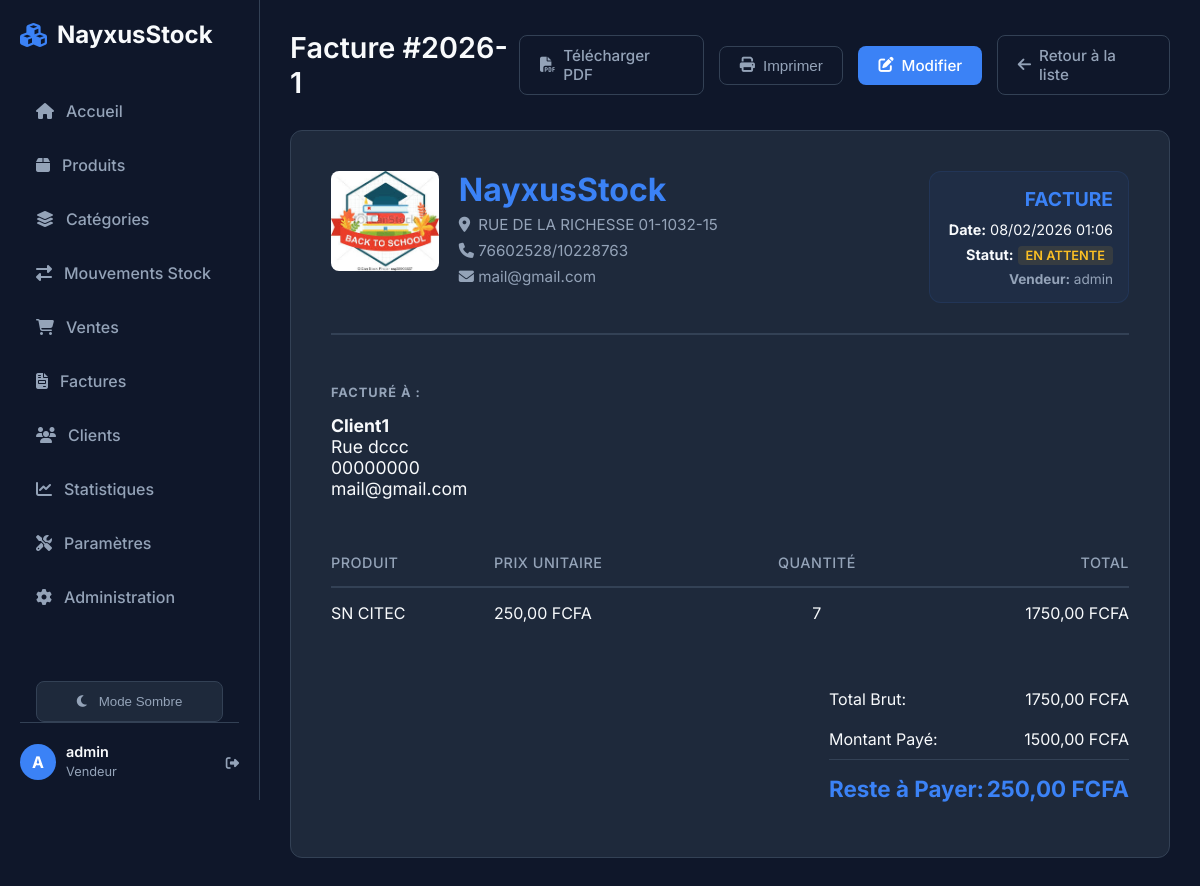
Page /sales/factures/1/ (signed in) on the committed database.
### core/models.py (models this page shows, shortened)
class StoreSettings(models.Model):
    name = models.CharField(max_length=100, default="NayxusStock", verbose_name="Nom du magasin")
    address = models.TextField(blank=True, null=True, verbose_name="Adresse")
    phone = models.CharField(max_length=50, blank=True, null=True, verbose_name="Téléphone")
    email = models.EmailField(blank=True, null=True, verbose_name="Email")
    logo = models.ImageField(upload_to='logo/', blank=True, null=True, verbose_name="Logo")
    class Meta:
        verbose_name = "Paramètres du magasin"
        verbose_name_plural = "Paramètres du magasin"
    @classmethod
    def get_settings(cls):
        obj, created = cls.objects.get_or_create(id=1)
        return obj

### users/models.py (models this page shows, shortened)
class User(AbstractUser):
    class Role(models.TextChoices):
        ADMIN = "ADMIN", "Administrateur"
        SELLER = "SELLER", "Vendeur"
    role = models.CharField(max_length=50, choices=Role.choices, default=Role.SELLER)
    phone = models.CharField(max_length=20, blank=True, null=True)

### sales/models.py (models this page shows, shortened)
class Invoice(models.Model):
    class Status(models.TextChoices):
        PAID = "PAID", "Payée"
        UNPAID = "UNPAID", "Impayée"
        PARTIAL = "PARTIAL", "Partiellement payée"
    number = models.CharField(max_length=50, unique=True, editable=False, verbose_name="Numéro de facture")
    customer = models.ForeignKey(Customer, on_delete=models.SET_NULL, null=True, verbose_name="Client")
    date = models.DateTimeField(auto_now_add=True, verbose_name="Date")
    status = models.CharField(max_length=20, choices=Status.choices, default=Status.UNPAID, verbose_name="Statut")
    total_amount = models.DecimalField(max_digits=12, decimal_places=2, default=0, verbose_name="Montant total")
    paid_amount = models.DecimalField(max_digits=12, decimal_places=2, default=0, verbose_name="Montant payé")
    user = models.ForeignKey(settings.AUTH_USER_MODEL, on_delete=models.SET_NULL, null=True, verbose_name="Vendeur")
    class Meta:
        verbose_name = "Facture"
        verbose_name_plural = "Factures"
    @property
    def is_paid(self):
        return self.status == self.Status.PAID
    @property
    def remaining_amount(self):
        return self.total_amount - self.paid_amount

class Customer(models.Model):
    name = models.CharField(max_length=200, verbose_name="Nom")
    email = models.EmailField(blank=True, null=True, verbose_name="Email")
    phone = models.CharField(max_length=20, blank=True, null=True, verbose_name="Téléphone")
    address = models.TextField(blank=True, null=True, verbose_name="Adresse")
    created_at = models.DateTimeField(auto_now_add=True, verbose_name="Date de création")
    class Meta:
        verbose_name = "Client"
        verbose_name_plural = "Clients"

class InvoiceItem(models.Model):
    invoice = models.ForeignKey(Invoice, on_delete=models.CASCADE, related_name='items')
    product = models.ForeignKey(Product, on_delete=models.SET_NULL, null=True, verbose_name="Produit")
    quantity = models.IntegerField(verbose_name="Quantité")
    unit_price = models.DecimalField(max_digits=10, decimal_places=2, verbose_name="Prix unitaire")
    subtotal = models.DecimalField(max_digits=12, decimal_places=2, verbose_name="Sous-total")
    class Meta:
        verbose_name = "Ligne de facture"
        verbose_name_plural = "Lignes de facture"

### inventory/models.py (models this page shows, shortened)
class Product(models.Model):
    category = models.ForeignKey(Category, on_delete=models.RESTRICT, related_name='products', verbose_name="Catégorie")
    name = models.CharField(max_length=200, verbose_name="Nom")
    description = models.TextField(blank=True, null=True, verbose_name="Description")
    purchase_price = models.DecimalField(max_digits=10, decimal_places=2, verbose_name="Prix d'achat")
    selling_price = models.DecimalField(max_digits=10, decimal_places=2, verbose_name="Prix de vente")
    quantity = models.IntegerField(default=0, verbose_name="Quantité en stock")
    alert_threshold = models.IntegerField(default=10, verbose_name="Seuil d'alerte")
    image = models.ImageField(upload_to='products/', blank=True, null=True, verbose_name="Image")
    barcode = models.CharField(max_length=100, unique=True, blank=True, null=True, verbose_name="Code-barre")
    created_at = models.DateTimeField(auto_now_add=True)
    updated_at = models.DateTimeField(auto_now=True)
    class Meta:
        verbose_name = "Produit"
        verbose_name_plural = "Produits"

### sales/views.py (the view)
# urls.py: path('factures/<int:pk>/', InvoiceDetailView.as_view(), name='invoice_detail'),
class InvoiceDetailView(LoginRequiredMixin, DetailView):
    model = Invoice
    template_name = 'sales/invoice_detail.html'
    context_object_name = 'invoice'
    def get_queryset(self):
        return Invoice.objects.filter(user=self.request.user)

### sales/templates/sales/invoice_detail.html (shortened to what this page needs)
{% extends 'core/base.html' %}
{% block content %}
<div class="page-header">
    <div class="header-title">
        <h1 class="page-title">Facture #{{ invoice.number }}</h1>
    </div>
    <div class="header-actions">
        <a href="{% url 'invoice_pdf' invoice.pk %}" class="btn btn-outline">
            <i class="fas fa-file-pdf"></i> Télécharger PDF
        </a>
        <button class="btn btn-outline" onclick="window.print();">
            <i class="fas fa-print"></i> Imprimer
        </button>
        <a href="{% url 'invoice_edit' invoice.pk %}" class="btn btn-primary">
            <i class="fas fa-edit"></i> Modifier
        </a>
        <a href="{% url 'invoice_list' %}" class="btn btn-outline">
            <i class="fas fa-arrow-left"></i> Retour à la liste
        </a>
    </div>
</div>
<div class="invoice-container"
    style="background-color: var(--bg-secondary); padding: 40px; border-radius: 12px; border: 1px solid var(--border-color); color: var(--text-primary);">
    <div
        style="display: flex; justify-content: space-between; margin-bottom: 50px; border-bottom: 2px solid var(--border-color); padding-bottom: 30px;">
        <div style="display: flex; align-items: flex-start; gap: 20px; max-width: 60%;">
            {% if store.logo %}
                <img src="{{ store.logo.url }}" alt="Logo" style="max-height: 100px; width: auto; border-radius: 8px;">
            {% endif %}
            <div class="invoice-brand">
                <h2 style="font-size: 2rem; color: var(--accent); margin: 0 0 5px 0; line-height: 1.2;">{{ store.name }}</h2>
                <div style="color: var(--text-secondary); font-size: 0.95rem; line-height: 1.5;">
                    <p style="margin: 0;"><i class="fas fa-map-marker-alt" style="width: 15px;"></i> {{ store.address|default:"Solutions de Gestion de Stock" }}</p>
                    {% if store.phone %}<p style="margin: 3px 0 0 0;"><i class="fas fa-phone" style="width: 15px;"></i> {{ store.phone }}</p>{% endif %}
                    {% if store.email %}<p style="margin: 3px 0 0 0;"><i class="fas fa-envelope" style="width: 15px;"></i> {{ store.email }}</p>{% endif %}
                </div>
            </div>
        </div>
        <div class="invoice-meta" style="text-align: right; background: rgba(59, 130, 246, 0.05); padding: 15px; border-radius: 12px; border: 1px solid rgba(59, 130, 246, 0.1); min-width: 200px;">
            <p style="margin: 0 0 10px 0; font-size: 1.2rem; font-weight: 700; color: var(--accent);">FACTURE</p>
            <p style="margin-bottom: 8px; font-size: 0.9rem;"><strong>Date:</strong> {{ invoice.date|date:"d/m/Y H:i" }}</p>
            <p style="margin-bottom: 8px; font-size: 0.9rem;"><strong>Statut:</strong>
                {% if invoice.is_paid %}
                <span style="background: rgba(16, 185, 129, 0.1); color: #10b981; padding: 2px 8px; border-radius: 4px; font-weight: 600; font-size: 0.8rem;">PAYÉE</span>
                {% else %}
                <span style="background: rgba(251, 191, 36, 0.1); color: #fbbf24; padding: 2px 8px; border-radius: 4px; font-weight: 600; font-size: 0.8rem;">EN ATTENTE</span>
                {% endif %}
            </p>
            <p style="margin: 0; font-size: 0.85rem; color: var(--text-secondary);"><strong>Vendeur:</strong> {{ invoice.user.username }}</p>
        </div>
    </div>
    <div style="margin-bottom: 40px;">
        <h4
            style="color: var(--text-secondary); text-transform: uppercase; font-size: 0.8rem; letter-spacing: 1px; margin-bottom: 15px;">
            Facturé à :</h4>
        <div style="font-size: 1.1rem;">
            <p><strong>{{ invoice.customer.name }}</strong></p>
            <p>{{ invoice.customer.address|default:"—" }}</p>
            <p>{{ invoice.customer.phone|default:"—" }}</p>
            <p>{{ invoice.customer.email|default:"—" }}</p>
        </div>
    </div>
    <div class="invoice-items" style="margin-bottom: 40px;">
        <table style="width: 100%; border-collapse: collapse;">
            <thead>
                <tr style="border-bottom: 2px solid var(--border-color); text-align: left;">
                    <th style="padding: 15px 0;">Produit</th>
                    <th style="padding: 15px 0;">Prix Unitaire</th>
                    <th style="padding: 15px 0; text-align: center;">Quantité</th>
                    <th style="padding: 15px 0; text-align: right;">Total</th>
                </tr>
            </thead>
            <tbody>
                {% for item in invoice.items.all %}
                <tr style="border-bottom: 1px solid var(--border-color);">
                    <td style="padding: 15px 0;">{{ item.product.name }}</td>
                    <td style="padding: 15px 0;">{{ item.unit_price }} FCFA</td>
                    <td style="padding: 15px 0; text-align: center;">{{ item.quantity }}</td>
                    <td style="padding: 15px 0; text-align: right;">{{ item.subtotal }} FCFA</td>
                </tr>
                {% empty %}
                <tr>
                    <td colspan="4" style="padding: 30px; text-align: center; color: var(--text-secondary);">Aucun
                        article dans cette facture.</td>
                </tr>
                {% endfor %}
            </tbody>
        </table>
    </div>
    <div style="display: flex; justify-content: flex-end;">
        <div style="width: 300px;">
            <div style="display: flex; justify-content: space-between; padding: 10px 0;">
                <span>Total Brut:</span>
                <span>{{ invoice.total_amount }} FCFA</span>
            </div>
            <div
                style="display: flex; justify-content: space-between; padding: 10px 0; border-bottom: 1px solid var(--border-color);">
                <span>Montant Payé:</span>
                <span>{{ invoice.paid_amount }} FCFA</span>
            </div>
            <div
                style="display: flex; justify-content: space-between; padding: 15px 0; font-size: 1.4rem; font-weight: 700; color: var(--accent);">
                <span>Reste à Payer:</span>
                <span>{{ invoice.remaining_amount }} FCFA</span>
            </div>
        </div>
    </div>
</div>
{% endblock %}

### core/templates/core/base.html (shortened to what this page needs)
{% load static %}
<!DOCTYPE html>
<html lang="fr">
<head>
    <link rel="stylesheet" href="https://cdnjs.cloudflare.com/ajax/libs/font-awesome/6.4.0/css/all.min.css">
    <link rel="stylesheet" href="{% static 'css/style.css' %}?v=1.1">
</head>
<body>
    <aside class="sidebar">
        <div class="brand">
            <i class="fas fa-cubes"></i>
            <span>{{ store.name }}</span>
        </div>
        <ul class="nav-links" style="overflow-y: auto; flex: 1; margin-right: -10px; padding-right: 10px;">
            <li class="nav-item">
                <a href="{% url 'dashboard' %}"
                    class="nav-link {% if request.resolver_match.url_name == 'dashboard' %}active{% endif %}">
                    <i class="fas fa-home"></i>
                    <span>Accueil</span>
                </a>
            </li>
            <li class="nav-item">
                <a href="{% url 'product_list' %}"
                    class="nav-link {% if request.resolver_match.url_name == 'product_list' %}active{% endif %}">
                    <i class="fas fa-box" {% if low_stock_alert_count > 0 %}style="color: #ef4444;"{% endif %}></i>
                    <span>Produits</span>
                </a>
            </li>
            <li class="nav-item">
                <a href="{% url 'category_list' %}"
                    class="nav-link {% if request.resolver_match.url_name == 'category_list' %}active{% endif %}">
                    <i class="fas fa-layer-group"></i>
                    <span>Catégories</span>
                </a>
            </li>
            <li class="nav-item">
                <a href="{% url 'stock_movement_list' %}"
                    class="nav-link {% if request.resolver_match.url_name == 'stock_movement_list' %}active{% endif %}">
                    <i class="fas fa-exchange-alt"></i>
                    <span>Mouvements Stock</span>
                </a>
            </li>
            <li class="nav-item">
                <a href="{% url 'sales_list' %}"
                    class="nav-link {% if request.resolver_match.url_name == 'sales_list' %}active{% endif %}">
                    <i class="fas fa-shopping-cart"></i>
                    <span>Ventes</span>
                </a>
            </li>
            <li class="nav-item">
                <a href="{% url 'invoice_list' %}"
                    class="nav-link {% if request.resolver_match.url_name == 'invoice_list' %}active{% endif %}">
                    <i class="fas fa-file-invoice"></i>
                    <span>Factures</span>
                </a>
            </li>
            <li class="nav-item">
                <a href="{% url 'customer_list' %}"
                    class="nav-link {% if request.resolver_match.url_name == 'customer_list' %}active{% endif %}">
                    <i class="fas fa-users"></i>
                    <span>Clients</span>
                </a>
            </li>
            <li class="nav-item">
                <a href="{% url 'statistics' %}"
                    class="nav-link {% if request.resolver_match.url_name == 'statistics' %}active{% endif %}">
                    <i class="fas fa-chart-line"></i>
                    <span>Statistiques</span>
                </a>
            </li>
            {% if user.is_staff or user.is_superuser %}
            <li class="nav-item">
                <a href="{% url 'store_settings' %}"
                    class="nav-link {% if request.resolver_match.url_name == 'store_settings' %}active{% endif %}">
                    <i class="fas fa-tools"></i>
                    <span>Paramètres</span>
                </a>
            </li>
            <li class="nav-item">
                <a href="{% url 'admin:index' %}" class="nav-link">
                    <i class="fas fa-cog"></i>
                    <span>Administration</span>
                </a>
            </li>
            {% endif %}
        </ul>
        <div style="margin-top: 20px; padding: 0 16px;">
            <button id="theme-toggle" class="nav-link" style="width: 100%; border: 1px solid var(--border-color); background: var(--bg-secondary); cursor: pointer; justify-content: center;">
                <i class="fas fa-moon" id="theme-icon"></i>
                <span id="theme-text">Mode Sombre</span>
            </button>
        </div>
        <div class="user-profile">
            <div class="avatar">{{ user.username|make_list|first|upper }}</div>
            <div class="user-info-text">
                <span class="user-name">{{ user.username }}</span>
                <span class="user-role">{{ user.get_role_display|default:"User" }}</span>
            </div>
            <form action="{% url 'logout' %}" method="post" style="display:inline;">
                <button type="submit"
                    style="background:none; border:none; color: var(--text-secondary); cursor: pointer; padding: 0;"><i
                        class="fas fa-sign-out-alt"></i></button>
            </form>
        </div>
    </aside>
    <main class="main-content">
        {% block content %}
        {% endblock %}
    </main>
</body>
</html>

### rows in the picture
StoreSettings: name "NayxusStock", logo (picture), address "RUE DE LA RICHESSE 01-1032-15", phone "76602528/10228763", email "mail@gmail.com"
User: username|make_list "A", username "admin", role "Vendeur"
Invoice: number "2026-1", date "08/02/2026 01:06", user.username "admin", customer.name "Client1", customer.address "Rue dccc", customer.phone "00000000", customer.email "mail@gmail.com", total_amount "1750,00", paid_amount "1500,00", remaining_amount "250,00"
InvoiceItem: product.name "SN CITEC", unit_price "250,00", quantity "7", subtotal "1750,00"
